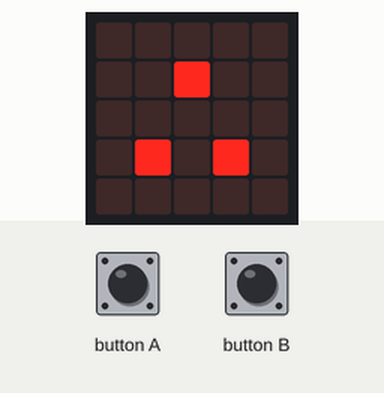
Bench run of a program on a simulated BBC micro:bit (MakeCode). On the bench: the board's 5×5 LED display. The inputs (shaded band) are chosen by the test bench.

Above: at 1.2 s.
1.3 s: button B pressed for 0.15 s
At 2.3 s:
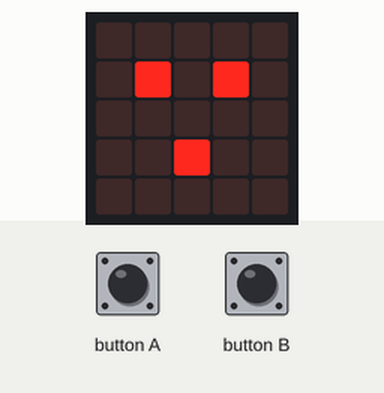
2.9 s: button A pressed for 0.15 s
At 3.5 s:
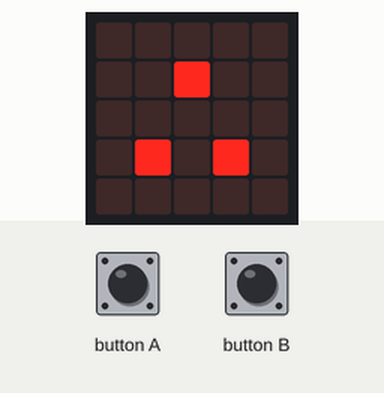
Timing chart, 0 to 5.9 s (numbered marks = the images above; inputs shaded):
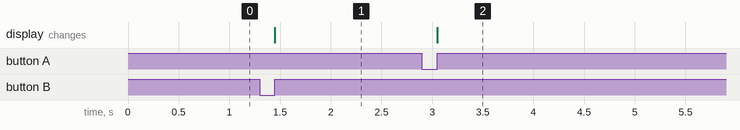

Measured:
- after the input at 1.3 s, the display: changes after 0.15 s (image 1)
- after the input at 2.9 s, the display: changes after 0.15 s (image 2)

The program:

main.ts
```typescript
led.plot(2,1)
led.plot(1,3)
led.plot(3,3)

input.onButtonPressed(Button.A, function () {
    led.unplot(1,1)
    led.unplot(3,1)
    led.unplot(2,3)
    led.plot(2,1)
    led.plot(1,3)
    led.plot(3,3)
})

input.onButtonPressed(Button.B, function () {
    led.unplot(2,1)
    led.unplot(1,3)
    led.unplot(3,3)
    led.plot(1,1)
    led.plot(3,1)
    led.plot(2,3)

})
```

test.ts
```typescript
// les tests vont ici ; cela ne sera pas compilé si ce paquet est utilisé en tant qu'extension.
```
